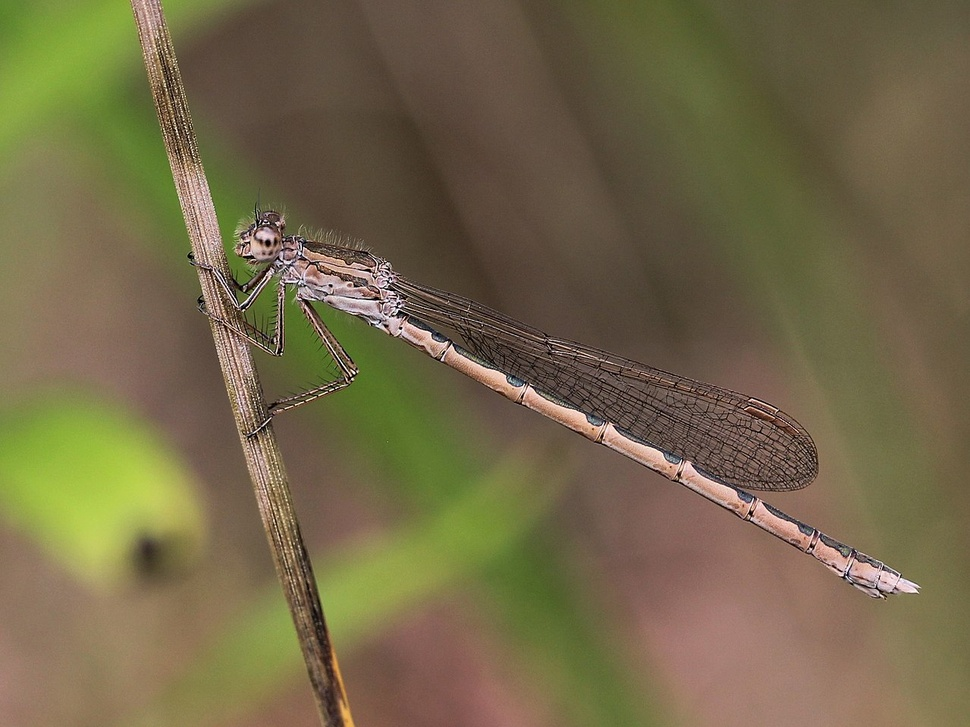
#> input picture src/classWork/OpenCV/test_image.jfif, 970 x 727 px, shrunk from 1279 x 959 before the run
$ python histogram.py
#> lines starting #> are read from the running program, lines starting #| are printed output that depends on the picture
import cv2
import numpy as np

# Read the image in grayscale
img = cv2.imread('test_image.jfif', cv2.IMREAD_GRAYSCALE)
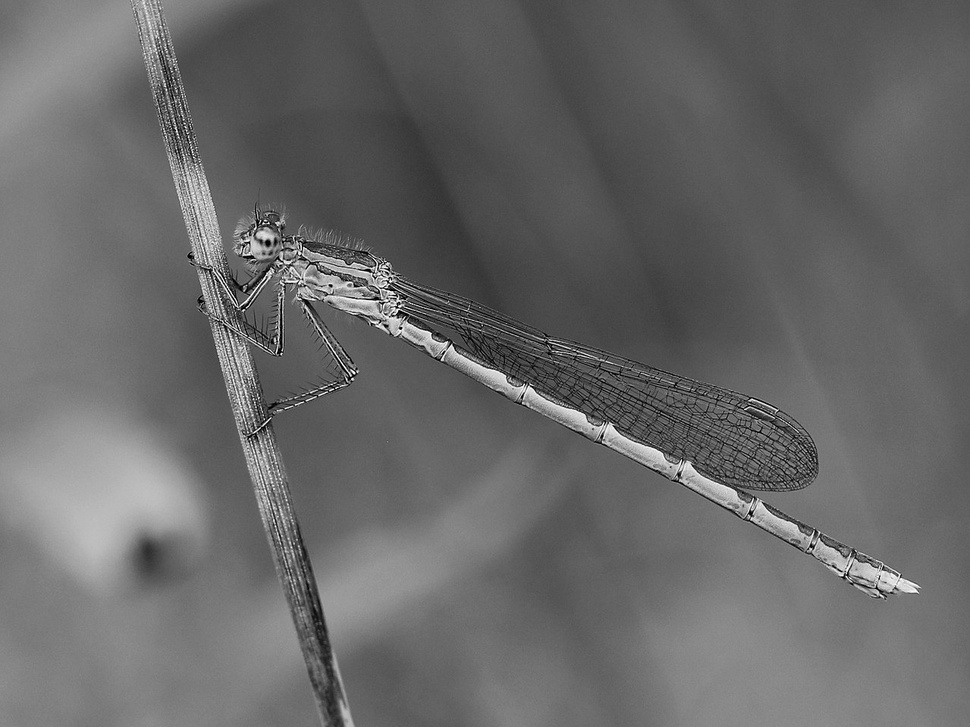
#> img: shape (727, 970); min 0, max 255, mean 103.8
assert img is not None, "file could not be read, check with os.path.exists()"

# Apply histogram equalization
equ = cv2.equalizeHist(img)
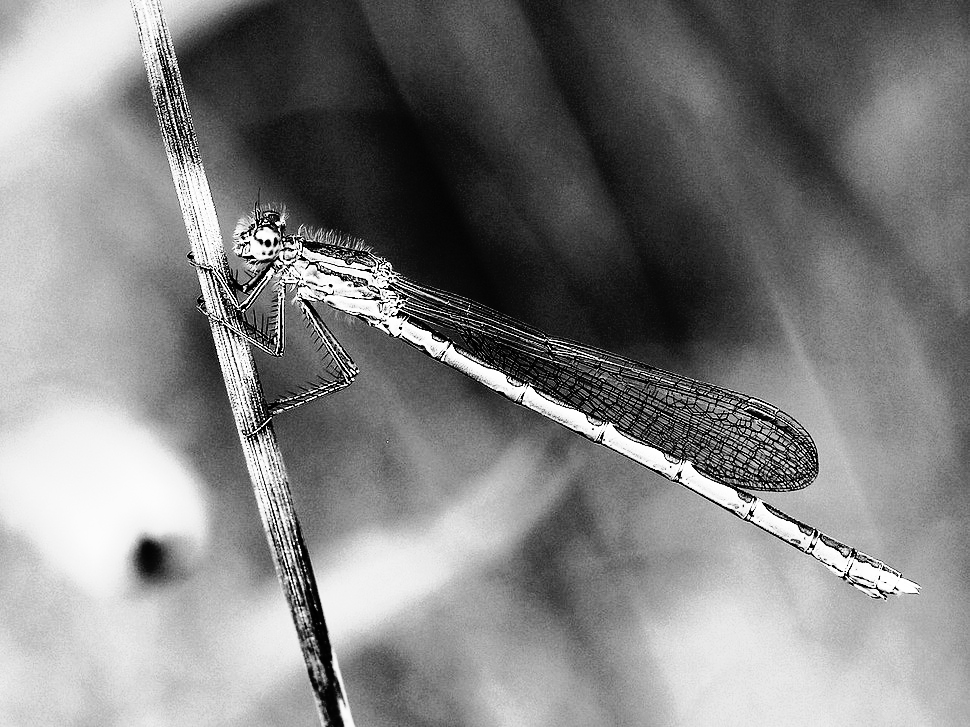
#> equ: shape (727, 970); min 0, max 255, mean 129

# Stack the original and equalized images side-by-side for comparison
res = np.hstack((img, equ))
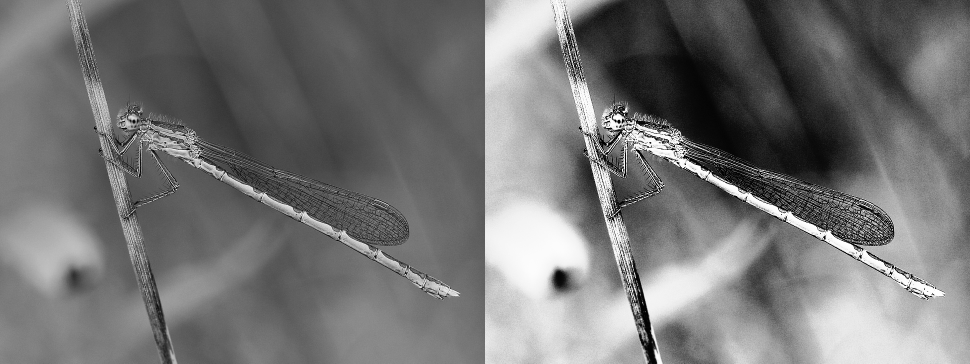
#> res: shape (727, 1940) (shown at 1/2 size); min 0, max 255, mean 116.4

# Save the result
cv2.imwrite('res.png', res)
